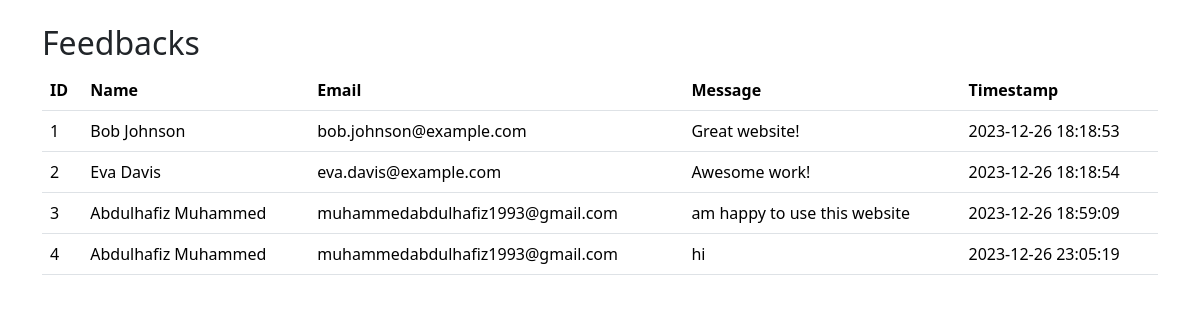
The page /dash (signed in) on the database as committed earlier.
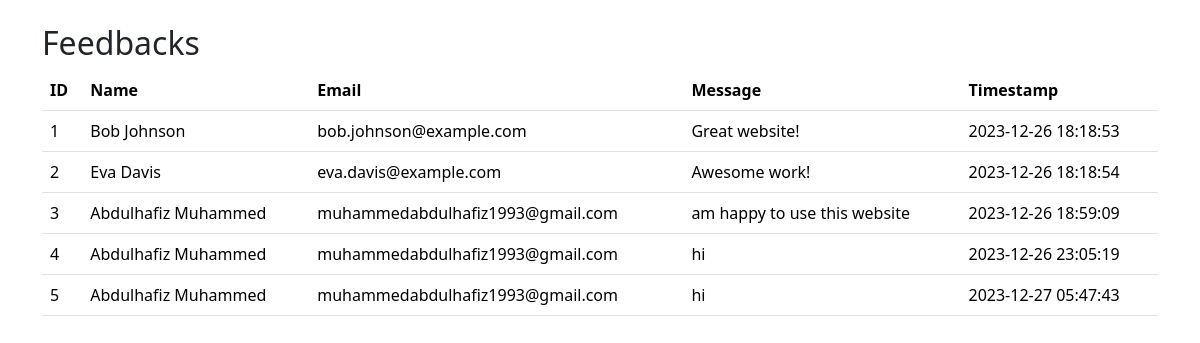
The same page on the database as committed later.
### tables this page shows
CREATE TABLE Feedbacks (
    id INTEGER PRIMARY KEY AUTOINCREMENT,
    name TEXT NOT NULL,
    email TEXT NOT NULL,
    message TEXT NOT NULL
, timestamp DATETIME DEFAULT CURRENT_TIMESTAMP);

### app.py (the view)
@app.route("/dash")
def dash():
    messages = db.execute("select * from message order by CURRENT_TIMESTAMP desc")
    rows = db.execute("SELECT * FROM Users WHERE user_id = ?", session["user_id"])
    feedbacks = db.execute("select * from Feedbacks order by CURRENT_TIMESTAMP desc")
    role = rows[0]["role"]
    return render_template("dash.html", role = role, messages = messages, feedbacks= feedbacks )

### templates/dash.html (shortened to what this page needs)
<!DOCTYPE html>
<html lang="en">
<head>
    <link href="https://cdn.jsdelivr.net/npm/bootstrap@5.3.2/dist/css/bootstrap.min.css" rel="stylesheet">
    <link rel="stylesheet" href="{{ url_for('static', filename='style.css') }}">
</head>
<body>
<div class="container mt-4">
    <h2>Feedbacks</h2>
    <table class="table">
        <thead>
            <tr>
                <th>ID</th>
                <th>Name</th>
                <th>Email</th>
                <th>Message</th>
                <th>Timestamp</th>
            </tr>
        </thead>
        <tbody>
            {% for message in feedbacks %}
            <tr>
                <td>{{ message['id']}}</td>
                <td>{{ message['name']}}</td>
                <td>{{ message['email']}}</td>
                <td>{{ message['message']}}</td>
                <td>{{ message['timestamp']}}</td>
            </tr>
            {% endfor %}
        </tbody>
    </table>
</div>
</body>
</html>

Rows that differ between the two databases and show on the page:
added Feedbacks: id "5", name "Abdulhafiz Muhammed", email "muhammedabdulhafiz1993@gmail.com", message "hi", timestamp "2023-12-27 05:47:43"
